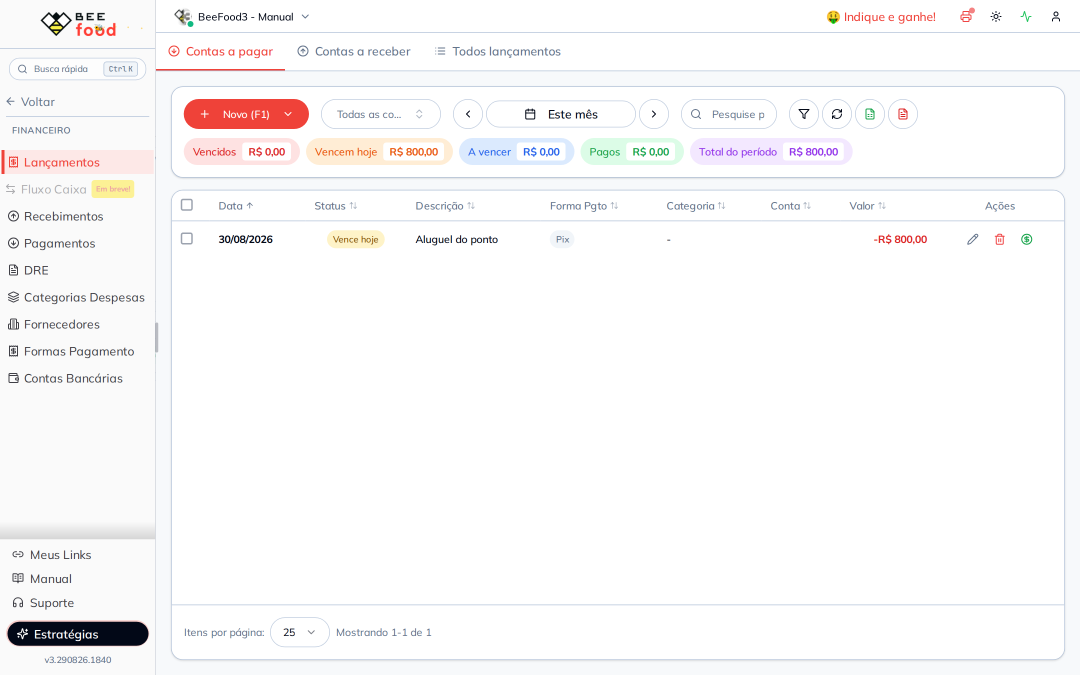
#> input picture manuais/lancamentos-contas-pagar/imagens-puras/04-lista-a-vencer.png, 2160 x 1350 px, given in place of 01-menu-lancamentos.png, which was not available (shown at 1/2 size)
$ python annotate.py
#> lines starting #> are read from the running program, lines starting #| are printed output that depends on the picture; pictures that were not available may be replaced by others from this repository, and a replacement may not be noted
"""Anota screenshots — #66 Lançamentos: contas a pagar."""
import os, math
from PIL import Image, ImageDraw, ImageFont

SRC = "imagens-puras"
OUT = "imagens-tratadas"
os.makedirs(OUT, exist_ok=True)

GREEN = (22, 150, 78)
WHITE = (255, 255, 255)
A_LINE = 220
A_BADGE = 235
FONT_CANDIDATES = [
    r"C:\Windows\Fonts\arialbd.ttf",
    "/usr/share/fonts/truetype/croscore/Arimo-Bold.ttf",
    "/usr/share/fonts/truetype/dejavu/DejaVuSans-Bold.ttf",
]


def font(sz):
    for c in FONT_CANDIDATES:
        if os.path.exists(c):
            return ImageFont.truetype(c, sz)
    raise RuntimeError("fonte bold nao encontrada")


def draw_arrow(d, x0, y0, x1, y1, w):
    col = GREEN + (A_LINE,)
    d.line([(x0, y0), (x1, y1)], fill=col, width=w)
    ang = math.atan2(y1 - y0, x1 - x0)
    L = w * 3.6
    for s in (0.45, -0.45):
        d.line([(x1, y1), (x1 - L * math.cos(ang - s), y1 - L * math.sin(ang - s))], fill=col, width=w)


def badge(d, cx, cy, r, num, fnt):
    d.ellipse([cx - r - 2, cy - r - 2, cx + r + 2, cy + r + 2], fill=WHITE + (235,))
    d.ellipse([cx - r, cy - r, cx + r, cy + r], fill=GREEN + (A_BADGE,))
    t = str(num)
    bb = d.textbbox((0, 0), t, font=fnt)
    d.text((cx - (bb[2] - bb[0]) / 2 - bb[0], cy - (bb[3] - bb[1]) / 2 - bb[1]), t, fill=WHITE, font=fnt)


def annotate(name, markers, ring=None):
#> called with name = '01-menu-lancamentos.png'
    img = Image.open(os.path.join(SRC, name)).convert("RGBA")
#> img is the input picture: PIL image 2160x1350 RGBA; mean R, G, B, A 249.5, 248.5, 248.8, 255
    W, H = img.size
#> W = 2160; H = 1350
    overlay = Image.new("RGBA", (W, H), (0, 0, 0, 0))
#> overlay: PIL image 2160x1350 RGBA; every value is 0
    d = ImageDraw.Draw(overlay)
    r = int(W * 0.0125)
#> r = 27
    fnt = font(int(r * 1.2))
    w = max(2, int(W * 0.0022))
#> w = 4
    for (fx, fy, fw, fh) in (ring or []):
        x0, y0 = fx * W, fy * H
        d.rectangle([x0, y0, x0 + fw * W, y0 + fh * H], outline=GREEN + (A_LINE,), width=w)
    for (num, tx, ty, bx, by) in markers:
        TX, TY = tx * W, ty * H
        BX, BY = bx * W, by * H
        ang = math.atan2(TY - BY, TX - BX)
        sx = BX + (r + 5) * math.cos(ang)
        sy = BY + (r + 5) * math.sin(ang)
        draw_arrow(d, sx, sy, TX, TY, w)
        badge(d, BX, BY, r, num, fnt)
    Image.alpha_composite(img, overlay).convert("RGB").save(os.path.join(OUT, name))
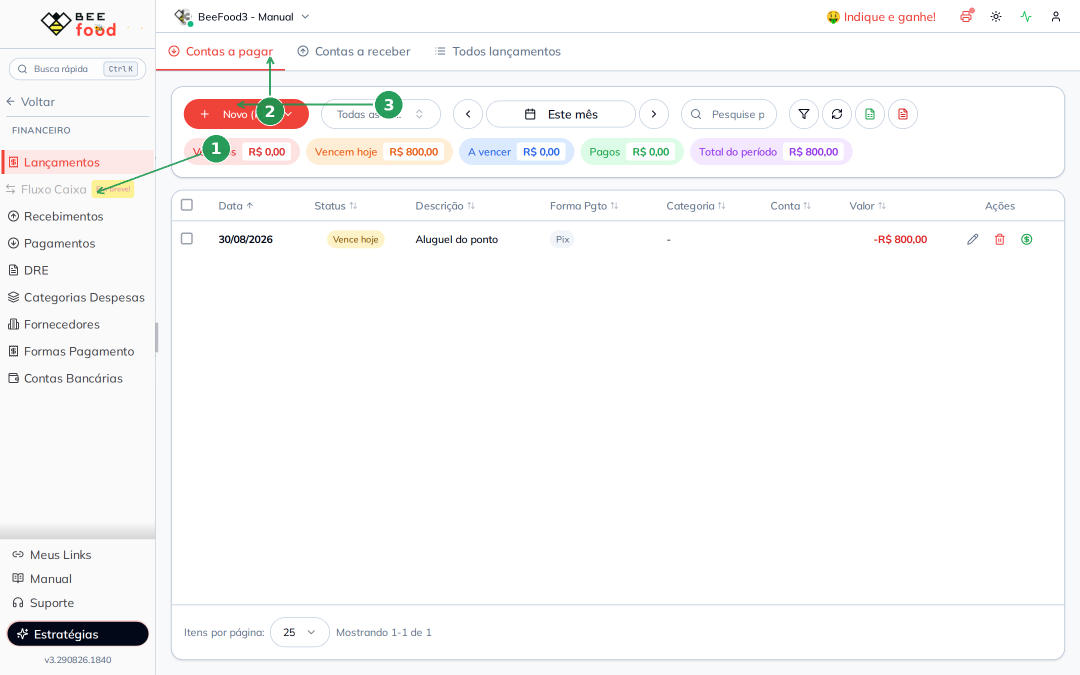
#> saved as 01-menu-lancamentos.png: PIL image 2160x1350 RGB (shown at 1/2 size); mean R, G, B 248.9, 248.4, 248.6
    print("OK", name, W, H)
#| OK 01-menu-lancamentos.png 2160 1350


annotate("01-menu-lancamentos.png", [
    (1, 0.090, 0.285, 0.200, 0.220),
    (2, 0.250, 0.085, 0.250, 0.165),
    (3, 0.220, 0.155, 0.360, 0.155),
])
annotate("02-novo-dropdown.png", [
    (1, 0.225, 0.215, 0.370, 0.195),
    (2, 0.225, 0.270, 0.370, 0.320),
])
#> call 2 of annotate, with name = '02-novo-dropdown.png'
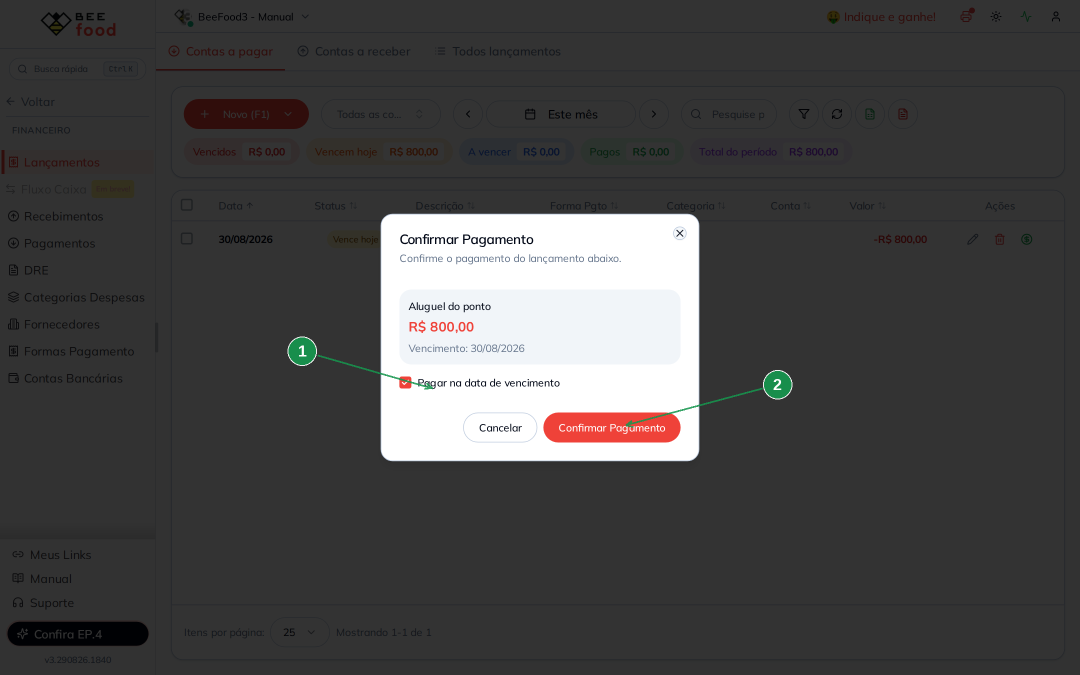
#> input picture manuais/lancamentos-contas-pagar/imagens-tratadas/05-confirmar-pago.png, 2160 x 1350 px, given in place of 02-novo-dropdown.png, which was not available (shown at 1/2 size)
#> in annotate (call 2), `Image.alpha_composite(img, overlay).convert("RGB").save(os.path.join(O..`:
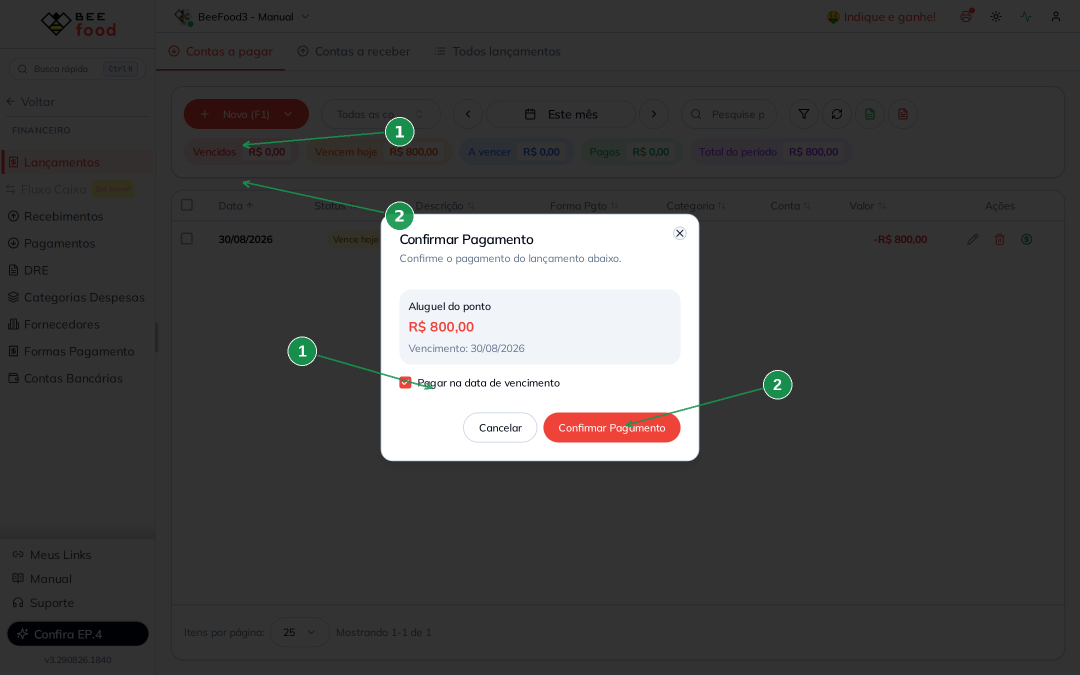
#> saved as 02-novo-dropdown.png: PIL image 2160x1350 RGB (shown at 1/2 size); mean R, G, B 70.8, 70.3, 70.2
#| OK 02-novo-dropdown.png 2160 1350
annotate("03-despesa-unico.png", [
    (1, 0.400, 0.220, 0.280, 0.165),
    (2, 0.650, 0.220, 0.780, 0.165),
    (3, 0.400, 0.455, 0.270, 0.455),
    (4, 0.680, 0.880, 0.780, 0.820),
])
#> call 3 of annotate, with name = '03-despesa-unico.png'
#> in annotate (call 3), `Image.alpha_composite(img, overlay).convert("RGB").save(os.path.join(O..`:
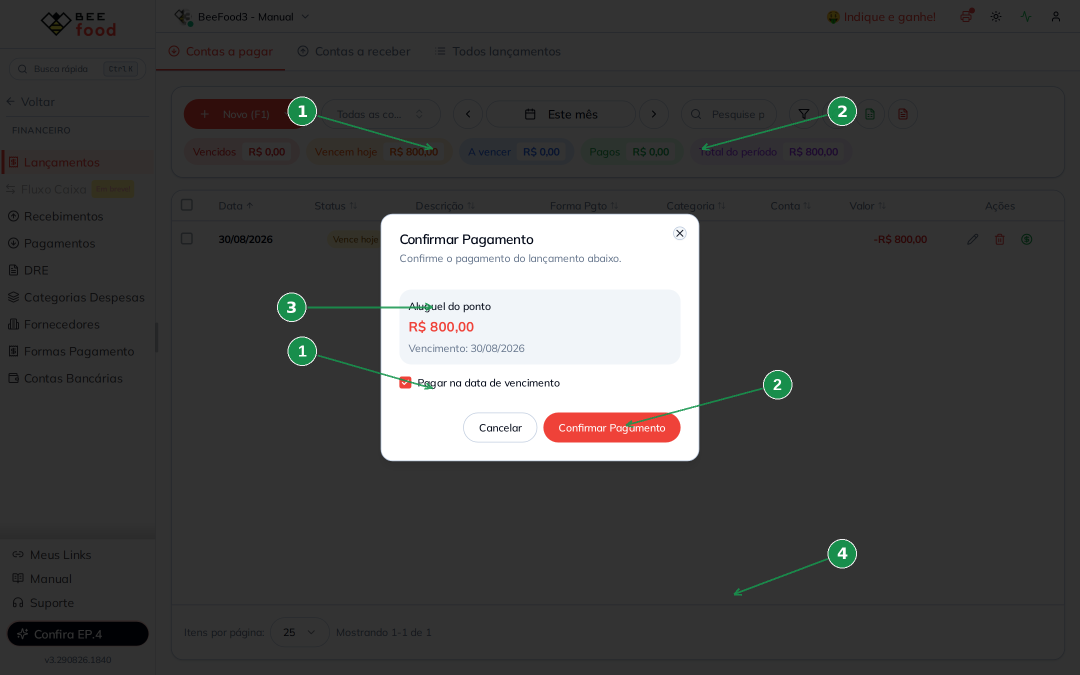
#> saved as 03-despesa-unico.png: PIL image 2160x1350 RGB (shown at 1/2 size); mean R, G, B 70.9, 70.6, 70.4
#| OK 03-despesa-unico.png 2160 1350
annotate("04-lista-a-vencer.png", [
    (1, 0.375, 0.225, 0.375, 0.140),
    (2, 0.330, 0.355, 0.250, 0.430),
    (3, 0.945, 0.355, 0.880, 0.270),
])
#> call 4 of annotate, with name = '04-lista-a-vencer.png'
#> in annotate (call 4), `Image.alpha_composite(img, overlay).convert("RGB").save(os.path.join(O..`:
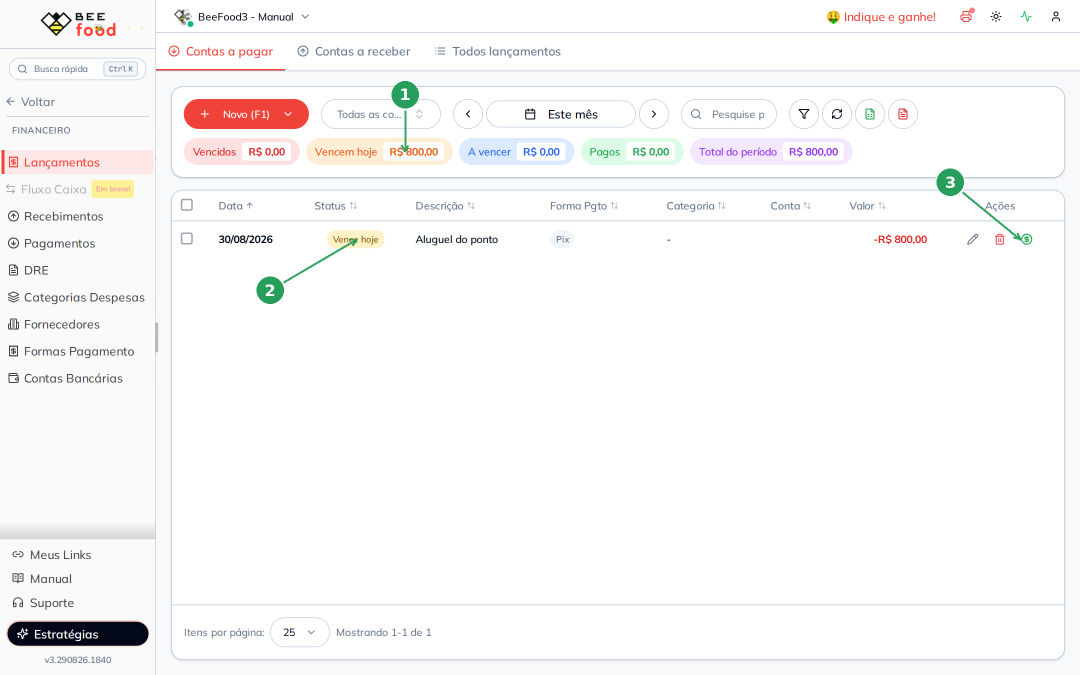
#> saved as 04-lista-a-vencer.png: PIL image 2160x1350 RGB (shown at 1/2 size); mean R, G, B 248.9, 248.2, 248.4
#| OK 04-lista-a-vencer.png 2160 1350
annotate("05-confirmar-pago.png", [
    (1, 0.400, 0.575, 0.280, 0.520),
    (2, 0.580, 0.630, 0.720, 0.570),
])
#| OK 05-confirmar-pago.png 2160 1350
#> (the run stopped early here; a loop or call above may not have finished)
